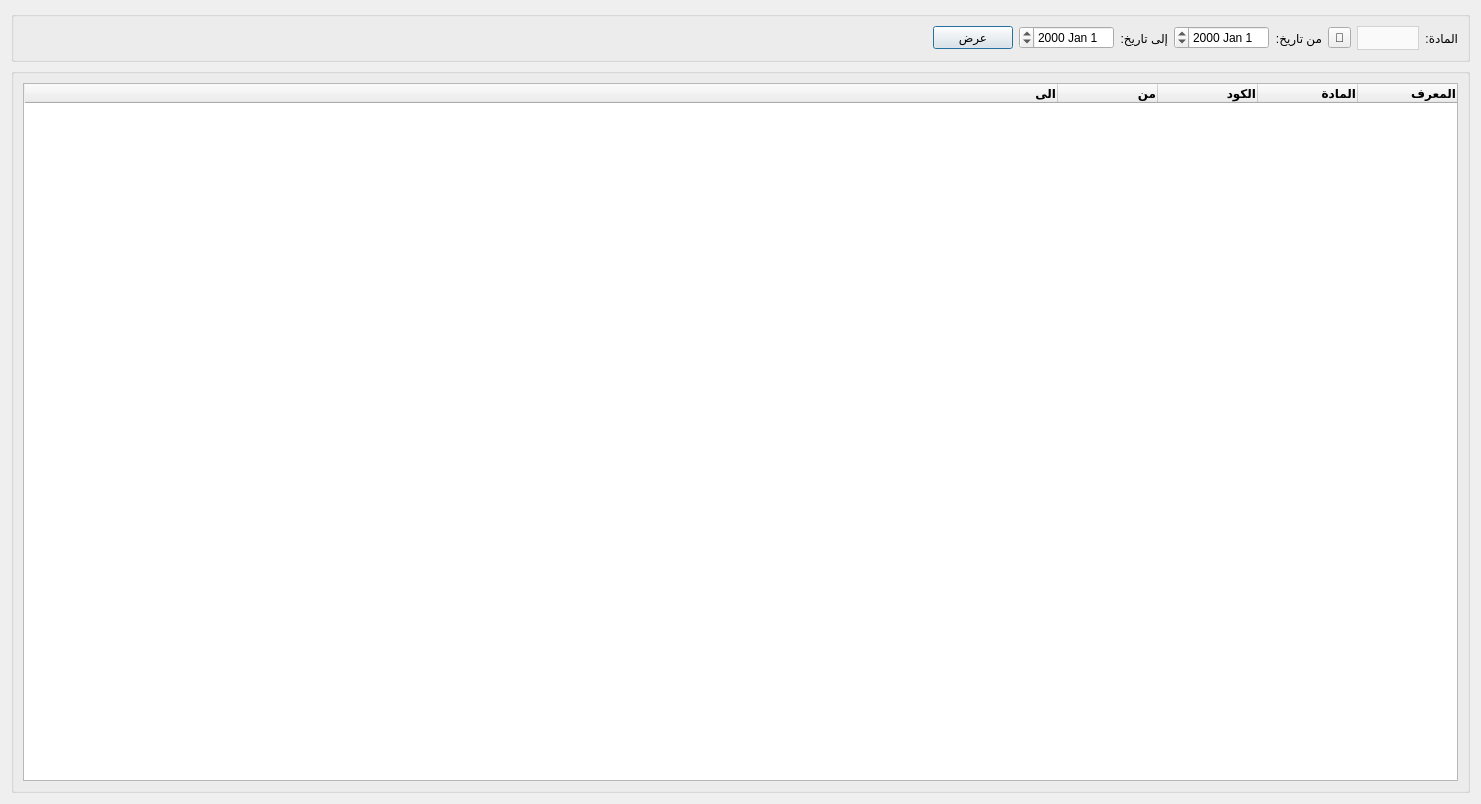
<?xml version="1.0" encoding="UTF-8"?>
<ui version="4.0">
 <class>ProductProfitReport</class>
 <widget class="QDialog" name="ProductProfitReport">
  <property name="windowModality">
   <enum>Qt::WindowModal</enum>
  </property>
  <property name="geometry">
   <rect>
    <x>0</x>
    <y>0</y>
    <width>1481</width>
    <height>804</height>
   </rect>
  </property>
  <property name="windowTitle">
   <string>أرباح مادة</string>
  </property>
  <property name="windowIcon">
   <iconset>
    <normaloff>graphics/icon.xpm</normaloff>graphics/icon.xpm</iconset>
  </property>
  <property name="modal">
   <bool>true</bool>
  </property>
  <layout class="QGridLayout" name="gridLayout">
   <item row="1" column="0">
    <widget class="QGroupBox" name="groupBox_3">
     <property name="maximumSize">
      <size>
       <width>16777215</width>
       <height>1000</height>
      </size>
     </property>
     <property name="layoutDirection">
      <enum>Qt::RightToLeft</enum>
     </property>
     <property name="title">
      <string/>
     </property>
     <layout class="QGridLayout" name="gridLayout_3">
      <item row="0" column="0">
       <widget class="QTableWidget" name="material_moves_table">
        <attribute name="horizontalHeaderStretchLastSection">
         <bool>true</bool>
        </attribute>
        <column>
         <property name="text">
          <string>المعرف</string>
         </property>
         <property name="font">
          <font>
           <weight>75</weight>
           <bold>true</bold>
          </font>
         </property>
         <property name="textAlignment">
          <set>AlignTrailing|AlignVCenter</set>
         </property>
        </column>
        <column>
         <property name="text">
          <string>المادة</string>
         </property>
         <property name="font">
          <font>
           <weight>75</weight>
           <bold>true</bold>
          </font>
         </property>
         <property name="textAlignment">
          <set>AlignTrailing|AlignVCenter</set>
         </property>
        </column>
        <column>
         <property name="text">
          <string>الكود</string>
         </property>
         <property name="font">
          <font>
           <weight>75</weight>
           <bold>true</bold>
          </font>
         </property>
         <property name="textAlignment">
          <set>AlignTrailing|AlignVCenter</set>
         </property>
        </column>
        <column>
         <property name="text">
          <string>من</string>
         </property>
         <property name="font">
          <font>
           <weight>75</weight>
           <bold>true</bold>
          </font>
         </property>
         <property name="textAlignment">
          <set>AlignTrailing|AlignVCenter</set>
         </property>
        </column>
        <column>
         <property name="text">
          <string>الى</string>
         </property>
         <property name="font">
          <font>
           <weight>75</weight>
           <bold>true</bold>
          </font>
         </property>
         <property name="textAlignment">
          <set>AlignTrailing|AlignVCenter</set>
         </property>
        </column>
       </widget>
      </item>
     </layout>
    </widget>
   </item>
   <item row="0" column="0">
    <widget class="QGroupBox" name="groupBox">
     <property name="maximumSize">
      <size>
       <width>16777215</width>
       <height>70</height>
      </size>
     </property>
     <property name="layoutDirection">
      <enum>Qt::RightToLeft</enum>
     </property>
     <property name="title">
      <string/>
     </property>
     <layout class="QGridLayout" name="gridLayout_2">
      <item row="0" column="0">
       <widget class="QLabel" name="label">
        <property name="maximumSize">
         <size>
          <width>40</width>
          <height>16777215</height>
         </size>
        </property>
        <property name="text">
         <string>المادة:</string>
        </property>
       </widget>
      </item>
      <item row="0" column="5">
       <widget class="QLabel" name="label_3">
        <property name="maximumSize">
         <size>
          <width>50</width>
          <height>16777215</height>
         </size>
        </property>
        <property name="text">
         <string>إلى تاريخ:</string>
        </property>
       </widget>
      </item>
      <item row="0" column="7">
       <widget class="QPushButton" name="calc_btn">
        <property name="text">
         <string>عرض</string>
        </property>
       </widget>
      </item>
      <item row="0" column="4">
       <widget class="QDateEdit" name="from_date_input"/>
      </item>
      <item row="0" column="1">
       <widget class="QComboBox" name="materials_combobox">
        <property name="styleSheet">
         <string notr="true">QComboBox {
        background-color: #fafafa;
        border: 1px solid lightgrey;		
		height: 22px;
		color: black;
    }
    QComboBox::drop-down {
        border: none;
    }</string>
        </property>
       </widget>
      </item>
      <item row="0" column="8">
       <spacer name="horizontalSpacer_5">
        <property name="orientation">
         <enum>Qt::Horizontal</enum>
        </property>
        <property name="sizeHint" stdset="0">
         <size>
          <width>40</width>
          <height>20</height>
         </size>
        </property>
       </spacer>
      </item>
      <item row="0" column="3">
       <widget class="QLabel" name="label_2">
        <property name="maximumSize">
         <size>
          <width>50</width>
          <height>16777215</height>
         </size>
        </property>
        <property name="text">
         <string>من تاريخ:</string>
        </property>
       </widget>
      </item>
      <item row="0" column="6">
       <widget class="QDateEdit" name="to_date_input"/>
      </item>
      <item row="0" column="2">
       <widget class="QToolButton" name="select_material_btn">
        <property name="text">
         <string>🔎</string>
        </property>
       </widget>
      </item>
     </layout>
    </widget>
   </item>
  </layout>
 </widget>
 <resources/>
 <connections/>
</ui>
